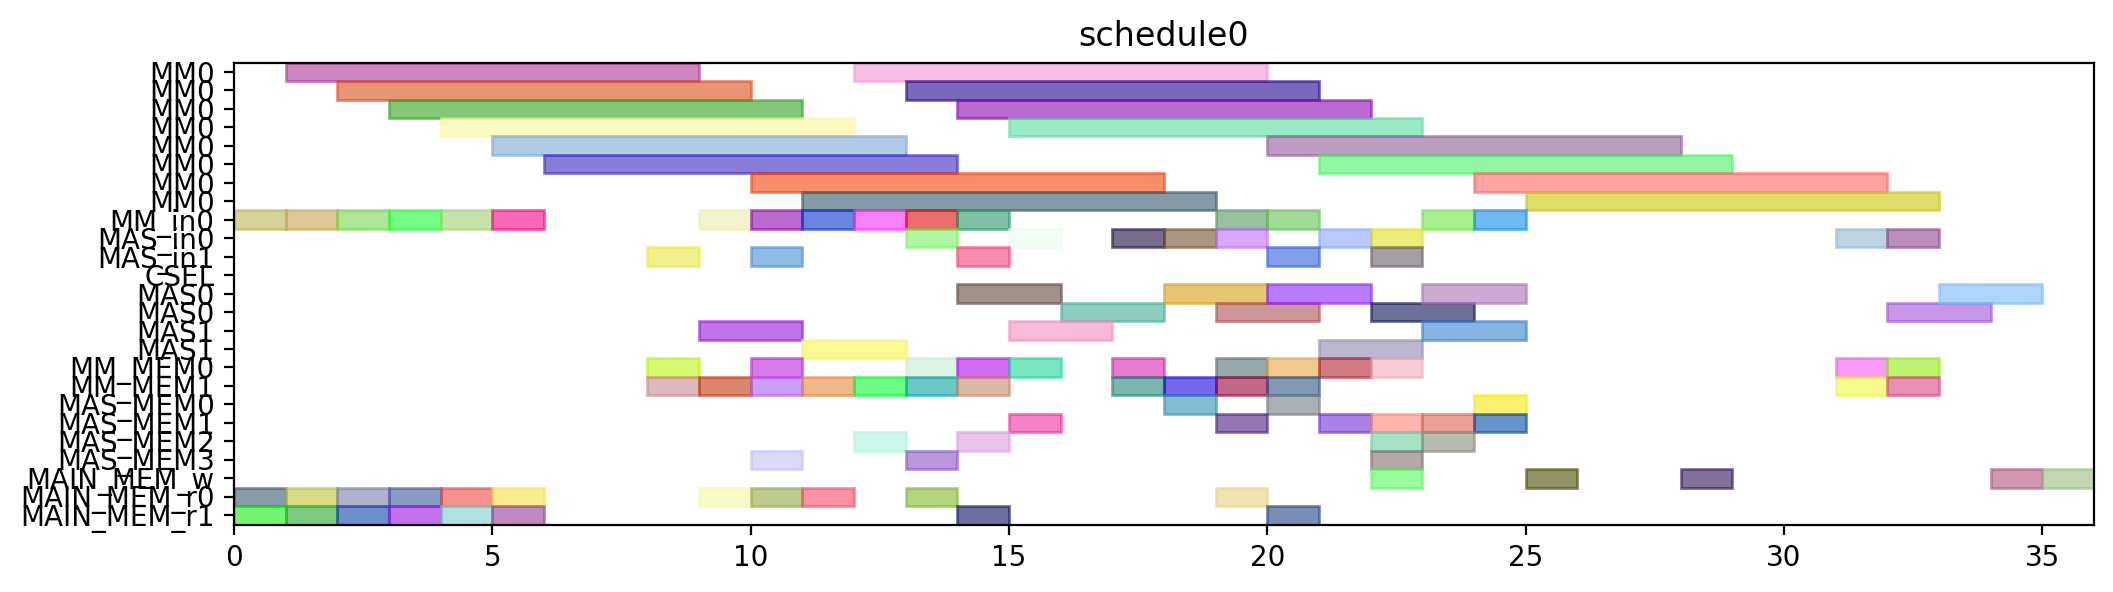

Reproduce this figure in Python.
from pyschedule import Scenario, solvers, plotters, alt


def solve():
	horizon = 120
	S = Scenario("schedule0", horizon=horizon)

	# resource
	MM = S.Resources('MM', num=1, size=8)
	MM_in = S.Resources('MM_in', num=1)
	MAS_in = S.Resources('MAS_in', num=2)
	CSEL = S.Resource('CSEL')
	MAS = S.Resources('MAS', num=2, size=2, periods=range(1, horizon))
	MM_MEM = S.Resources('MM_MEM', num=2)
	MAS_MEM = S.Resources('MAS_MEM', num=4)
	MAIN_MEM_w = S.Resource('MAIN_MEM_w', size=1)
	MAIN_MEM_r = S.Resources('MAIN_MEM_r', num=2)

	# result of previous scheduling

	# new tasks
	t0 = S.Task('t0', length=8, delay_cost=1)
	t0 += alt(MM)
	t0_in = S.Task('t0_in', length=1, delay_cost=1)
	t0_in += alt(MM_in)
	S += t0_in*MM_in[0]<=t0*MM[0]
	t0_mem0 = S.Task('t0_mem0', length=1, delay_cost=1)
	t0_mem0 += MAIN_MEM_r[0]
	S += t0_mem0 <= t0

	t0_mem1 = S.Task('t0_mem1', length=1, delay_cost=1)
	t0_mem1 += MAIN_MEM_r[1]
	S += t0_mem1 <= t0

	t1 = S.Task('t1', length=8, delay_cost=1)
	t1 += alt(MM)
	t1_in = S.Task('t1_in', length=1, delay_cost=1)
	t1_in += alt(MM_in)
	S += t1_in*MM_in[0]<=t1*MM[0]
	t1_mem0 = S.Task('t1_mem0', length=1, delay_cost=1)
	t1_mem0 += MAIN_MEM_r[0]
	S += t1_mem0 <= t1

	t1_mem1 = S.Task('t1_mem1', length=1, delay_cost=1)
	t1_mem1 += MAIN_MEM_r[1]
	S += t1_mem1 <= t1

	t2 = S.Task('t2', length=8, delay_cost=1)
	t2 += alt(MM)
	t2_in = S.Task('t2_in', length=1, delay_cost=1)
	t2_in += alt(MM_in)
	S += t2_in*MM_in[0]<=t2*MM[0]
	t2_mem0 = S.Task('t2_mem0', length=1, delay_cost=1)
	t2_mem0 += MAIN_MEM_r[0]
	S += t2_mem0 <= t2

	t2_mem1 = S.Task('t2_mem1', length=1, delay_cost=1)
	t2_mem1 += MAIN_MEM_r[1]
	S += t2_mem1 <= t2

	t3 = S.Task('t3', length=8, delay_cost=1)
	t3 += alt(MM)
	t3_in = S.Task('t3_in', length=1, delay_cost=1)
	t3_in += alt(MM_in)
	S += t3_in*MM_in[0]<=t3*MM[0]
	t3_mem0 = S.Task('t3_mem0', length=1, delay_cost=1)
	t3_mem0 += MAIN_MEM_r[0]
	S += t3_mem0 <= t3

	t3_mem1 = S.Task('t3_mem1', length=1, delay_cost=1)
	t3_mem1 += MAIN_MEM_r[1]
	S += t3_mem1 <= t3

	t5 = S.Task('t5', length=8, delay_cost=1)
	t5 += alt(MM)
	t5_in = S.Task('t5_in', length=1, delay_cost=1)
	t5_in += alt(MM_in)
	S += t5_in*MM_in[0]<=t5*MM[0]
	t5_mem0 = S.Task('t5_mem0', length=1, delay_cost=1)
	t5_mem0 += MAIN_MEM_r[0]
	S += t5_mem0 <= t5

	t5_mem1 = S.Task('t5_mem1', length=1, delay_cost=1)
	t5_mem1 += MAIN_MEM_r[1]
	S += t5_mem1 <= t5

	t23 = S.Task('t23', length=8, delay_cost=1)
	t23 += alt(MM)
	t23_in = S.Task('t23_in', length=1, delay_cost=1)
	t23_in += alt(MM_in)
	S += t23_in*MM_in[0]<=t23*MM[0]
	t23_mem0 = S.Task('t23_mem0', length=1, delay_cost=1)
	t23_mem0 += MAIN_MEM_r[0]
	S += t23_mem0 <= t23

	t23_mem1 = S.Task('t23_mem1', length=1, delay_cost=1)
	t23_mem1 += MAIN_MEM_r[1]
	S += t23_mem1 <= t23

	t4 = S.Task('t4', length=2, delay_cost=1)
	t4 += alt(MAS)
	t4_in = S.Task('t4_in', length=1, delay_cost=1)
	t4_in += alt(MAS_in)
	S += t4_in*MAS_in[0]<=t4*MAS[0]

	S += t4_in*MAS_in[1]<=t4*MAS[1]

	t4_mem0 = S.Task('t4_mem0', length=1, delay_cost=1)
	t4_mem0 += alt(MM_MEM)
	S += (t3*MM[0])-1 < t4_mem0*MM_MEM[0]
	S += t4_mem0 <= t4

	t4_mem1 = S.Task('t4_mem1', length=1, delay_cost=1)
	t4_mem1 += alt(MM_MEM)
	S += (t3*MM[0])-1 < t4_mem1*MM_MEM[1]
	S += t4_mem1 <= t4

	t6 = S.Task('t6', length=2, delay_cost=1)
	t6 += alt(MAS)
	t6_in = S.Task('t6_in', length=1, delay_cost=1)
	t6_in += alt(MAS_in)
	S += t6_in*MAS_in[0]<=t6*MAS[0]

	S += t6_in*MAS_in[1]<=t6*MAS[1]

	t6_mem0 = S.Task('t6_mem0', length=1, delay_cost=1)
	t6_mem0 += alt(MM_MEM)
	S += (t5*MM[0])-1 < t6_mem0*MM_MEM[0]
	S += t6_mem0 <= t6

	t6_mem1 = S.Task('t6_mem1', length=1, delay_cost=1)
	t6_mem1 += alt(MM_MEM)
	S += (t5*MM[0])-1 < t6_mem1*MM_MEM[1]
	S += t6_mem1 <= t6

	t8 = S.Task('t8', length=8, delay_cost=1)
	t8 += alt(MM)
	t8_in = S.Task('t8_in', length=1, delay_cost=1)
	t8_in += alt(MM_in)
	S += t8_in*MM_in[0]<=t8*MM[0]
	t8_mem0 = S.Task('t8_mem0', length=1, delay_cost=1)
	t8_mem0 += MAIN_MEM_r[0]
	S += t8_mem0 <= t8

	t8_mem1 = S.Task('t8_mem1', length=1, delay_cost=1)
	t8_mem1 += alt(MM_MEM)
	S += (t2*MM[0])-1 < t8_mem1*MM_MEM[1]
	S += t8_mem1 <= t8

	t15 = S.Task('t15', length=8, delay_cost=1)
	t15 += alt(MM)
	t15_in = S.Task('t15_in', length=1, delay_cost=1)
	t15_in += alt(MM_in)
	S += t15_in*MM_in[0]<=t15*MM[0]
	t15_mem0 = S.Task('t15_mem0', length=1, delay_cost=1)
	t15_mem0 += MAIN_MEM_r[0]
	S += t15_mem0 <= t15

	t15_mem1 = S.Task('t15_mem1', length=1, delay_cost=1)
	t15_mem1 += alt(MM_MEM)
	S += (t2*MM[0])-1 < t15_mem1*MM_MEM[1]
	S += t15_mem1 <= t15

	t19 = S.Task('t19', length=2, delay_cost=1)
	t19 += alt(MAS)
	t19_in = S.Task('t19_in', length=1, delay_cost=1)
	t19_in += alt(MAS_in)
	S += t19_in*MAS_in[0]<=t19*MAS[0]

	S += t19_in*MAS_in[1]<=t19*MAS[1]

	t19_mem0 = S.Task('t19_mem0', length=1, delay_cost=1)
	t19_mem0 += alt(MM_MEM)
	S += (t0*MM[0])-1 < t19_mem0*MM_MEM[0]
	S += t19_mem0 <= t19

	t19_mem1 = S.Task('t19_mem1', length=1, delay_cost=1)
	t19_mem1 += alt(MM_MEM)
	S += (t0*MM[0])-1 < t19_mem1*MM_MEM[1]
	S += t19_mem1 <= t19

	t24 = S.Task('t24', length=2, delay_cost=1)
	t24 += alt(MAS)
	t24_in = S.Task('t24_in', length=1, delay_cost=1)
	t24_in += alt(MAS_in)
	S += t24_in*MAS_in[0]<=t24*MAS[0]

	S += t24_in*MAS_in[1]<=t24*MAS[1]

	t24_mem0 = S.Task('t24_mem0', length=1, delay_cost=1)
	t24_mem0 += alt(MM_MEM)
	S += (t23*MM[0])-1 < t24_mem0*MM_MEM[0]
	S += t24_mem0 <= t24

	t24_mem1 = S.Task('t24_mem1', length=1, delay_cost=1)
	t24_mem1 += alt(MM_MEM)
	S += (t23*MM[0])-1 < t24_mem1*MM_MEM[1]
	S += t24_mem1 <= t24

	t7 = S.Task('t7', length=8, delay_cost=1)
	t7 += alt(MM)
	t7_in = S.Task('t7_in', length=1, delay_cost=1)
	t7_in += alt(MM_in)
	S += t7_in*MM_in[0]<=t7*MM[0]
	t7_mem0 = S.Task('t7_mem0', length=1, delay_cost=1)
	t7_mem0 += MAIN_MEM_r[0]
	S += t7_mem0 <= t7

	t7_mem1 = S.Task('t7_mem1', length=1, delay_cost=1)
	t7_mem1 += alt(MAS_MEM)
	S += (t6*MAS[0])-1 < t7_mem1*MAS_MEM[1]
	S += (t6*MAS[1])-1 < t7_mem1*MAS_MEM[3]
	S += t7_mem1 <= t7

	t14 = S.Task('t14', length=8, delay_cost=1)
	t14 += alt(MM)
	t14_in = S.Task('t14_in', length=1, delay_cost=1)
	t14_in += alt(MM_in)
	S += t14_in*MM_in[0]<=t14*MM[0]
	S += 0<t14

	t14_w = S.Task('t14_w', length=1, delay_cost=1)
	t14_w += alt(MAIN_MEM_w)
	S += t14 <= t14_w

	t14_mem0 = S.Task('t14_mem0', length=1, delay_cost=1)
	t14_mem0 += MAIN_MEM_r[0]
	S += t14_mem0 <= t14

	t14_mem1 = S.Task('t14_mem1', length=1, delay_cost=1)
	t14_mem1 += alt(MAS_MEM)
	S += (t6*MAS[0])-1 < t14_mem1*MAS_MEM[1]
	S += (t6*MAS[1])-1 < t14_mem1*MAS_MEM[3]
	S += t14_mem1 <= t14

	t16 = S.Task('t16', length=2, delay_cost=1)
	t16 += alt(MAS)
	t16_in = S.Task('t16_in', length=1, delay_cost=1)
	t16_in += alt(MAS_in)
	S += t16_in*MAS_in[0]<=t16*MAS[0]

	S += t16_in*MAS_in[1]<=t16*MAS[1]

	t16_mem0 = S.Task('t16_mem0', length=1, delay_cost=1)
	t16_mem0 += alt(MM_MEM)
	S += (t0*MM[0])-1 < t16_mem0*MM_MEM[0]
	S += t16_mem0 <= t16

	t16_mem1 = S.Task('t16_mem1', length=1, delay_cost=1)
	t16_mem1 += alt(MM_MEM)
	S += (t15*MM[0])-1 < t16_mem1*MM_MEM[1]
	S += t16_mem1 <= t16

	t20 = S.Task('t20', length=2, delay_cost=1)
	t20 += alt(MAS)
	t20_in = S.Task('t20_in', length=1, delay_cost=1)
	t20_in += alt(MAS_in)
	S += t20_in*MAS_in[0]<=t20*MAS[0]

	S += t20_in*MAS_in[1]<=t20*MAS[1]

	t20_mem0 = S.Task('t20_mem0', length=1, delay_cost=1)
	t20_mem0 += alt(MM_MEM)
	S += (t0*MM[0])-1 < t20_mem0*MM_MEM[0]
	S += t20_mem0 <= t20

	t20_mem1 = S.Task('t20_mem1', length=1, delay_cost=1)
	t20_mem1 += alt(MAS_MEM)
	S += (t19*MAS[0])-1 < t20_mem1*MAS_MEM[1]
	S += (t19*MAS[1])-1 < t20_mem1*MAS_MEM[3]
	S += t20_mem1 <= t20

	t25 = S.Task('t25', length=8, delay_cost=1)
	t25 += alt(MM)
	t25_in = S.Task('t25_in', length=1, delay_cost=1)
	t25_in += alt(MM_in)
	S += t25_in*MM_in[0]<=t25*MM[0]
	t25_mem0 = S.Task('t25_mem0', length=1, delay_cost=1)
	t25_mem0 += alt(MAS_MEM)
	S += (t24*MAS[0])-1 < t25_mem0*MAS_MEM[0]
	S += (t24*MAS[1])-1 < t25_mem0*MAS_MEM[2]
	S += t25_mem0 <= t25

	t25_mem1 = S.Task('t25_mem1', length=1, delay_cost=1)
	t25_mem1 += MAIN_MEM_r[1]
	S += t25_mem1 <= t25

	t26 = S.Task('t26', length=8, delay_cost=1)
	t26 += alt(MM)
	t26_in = S.Task('t26_in', length=1, delay_cost=1)
	t26_in += alt(MM_in)
	S += t26_in*MM_in[0]<=t26*MM[0]
	t26_mem0 = S.Task('t26_mem0', length=1, delay_cost=1)
	t26_mem0 += alt(MAS_MEM)
	S += (t24*MAS[0])-1 < t26_mem0*MAS_MEM[0]
	S += (t24*MAS[1])-1 < t26_mem0*MAS_MEM[2]
	S += t26_mem0 <= t26

	t26_mem1 = S.Task('t26_mem1', length=1, delay_cost=1)
	t26_mem1 += alt(MM_MEM)
	S += (t1*MM[0])-1 < t26_mem1*MM_MEM[1]
	S += t26_mem1 <= t26

	t9 = S.Task('t9', length=2, delay_cost=1)
	t9 += alt(MAS)
	t9_in = S.Task('t9_in', length=1, delay_cost=1)
	t9_in += alt(MAS_in)
	S += t9_in*MAS_in[0]<=t9*MAS[0]

	S += t9_in*MAS_in[1]<=t9*MAS[1]

	t9_mem0 = S.Task('t9_mem0', length=1, delay_cost=1)
	t9_mem0 += alt(MM_MEM)
	S += (t7*MM[0])-1 < t9_mem0*MM_MEM[0]
	S += t9_mem0 <= t9

	t9_mem1 = S.Task('t9_mem1', length=1, delay_cost=1)
	t9_mem1 += alt(MM_MEM)
	S += (t8*MM[0])-1 < t9_mem1*MM_MEM[1]
	S += t9_mem1 <= t9

	t17 = S.Task('t17', length=8, delay_cost=1)
	t17 += alt(MM)
	t17_in = S.Task('t17_in', length=1, delay_cost=1)
	t17_in += alt(MM_in)
	S += t17_in*MM_in[0]<=t17*MM[0]
	S += 0<t17

	t17_w = S.Task('t17_w', length=1, delay_cost=1)
	t17_w += alt(MAIN_MEM_w)
	S += t17 <= t17_w

	t17_mem0 = S.Task('t17_mem0', length=1, delay_cost=1)
	t17_mem0 += MAIN_MEM_r[0]
	S += t17_mem0 <= t17

	t17_mem1 = S.Task('t17_mem1', length=1, delay_cost=1)
	t17_mem1 += alt(MAS_MEM)
	S += (t16*MAS[0])-1 < t17_mem1*MAS_MEM[1]
	S += (t16*MAS[1])-1 < t17_mem1*MAS_MEM[3]
	S += t17_mem1 <= t17

	t21 = S.Task('t21', length=2, delay_cost=1)
	t21 += alt(MAS)
	t21_in = S.Task('t21_in', length=1, delay_cost=1)
	t21_in += alt(MAS_in)
	S += t21_in*MAS_in[0]<=t21*MAS[0]

	S += t21_in*MAS_in[1]<=t21*MAS[1]

	t21_mem0 = S.Task('t21_mem0', length=1, delay_cost=1)
	t21_mem0 += alt(MAS_MEM)
	S += (t20*MAS[0])-1 < t21_mem0*MAS_MEM[0]
	S += (t20*MAS[1])-1 < t21_mem0*MAS_MEM[2]
	S += t21_mem0 <= t21

	t21_mem1 = S.Task('t21_mem1', length=1, delay_cost=1)
	t21_mem1 += alt(MM_MEM)
	S += (t15*MM[0])-1 < t21_mem1*MM_MEM[1]
	S += t21_mem1 <= t21

	t27 = S.Task('t27', length=2, delay_cost=1)
	t27 += alt(MAS)
	t27_in = S.Task('t27_in', length=1, delay_cost=1)
	t27_in += alt(MAS_in)
	S += t27_in*MAS_in[0]<=t27*MAS[0]

	S += t27_in*MAS_in[1]<=t27*MAS[1]

	t27_mem0 = S.Task('t27_mem0', length=1, delay_cost=1)
	t27_mem0 += alt(MM_MEM)
	S += (t26*MM[0])-1 < t27_mem0*MM_MEM[0]
	S += t27_mem0 <= t27

	t27_mem1 = S.Task('t27_mem1', length=1, delay_cost=1)
	t27_mem1 += alt(MM_MEM)
	S += (t26*MM[0])-1 < t27_mem1*MM_MEM[1]
	S += t27_mem1 <= t27

	t10 = S.Task('t10', length=2, delay_cost=1)
	t10 += alt(MAS)
	t10_in = S.Task('t10_in', length=1, delay_cost=1)
	t10_in += alt(MAS_in)
	S += t10_in*MAS_in[0]<=t10*MAS[0]

	S += t10_in*MAS_in[1]<=t10*MAS[1]

	t10_mem0 = S.Task('t10_mem0', length=1, delay_cost=1)
	t10_mem0 += alt(MM_MEM)
	S += (t1*MM[0])-1 < t10_mem0*MM_MEM[0]
	S += t10_mem0 <= t10

	t10_mem1 = S.Task('t10_mem1', length=1, delay_cost=1)
	t10_mem1 += alt(MAS_MEM)
	S += (t9*MAS[0])-1 < t10_mem1*MAS_MEM[1]
	S += (t9*MAS[1])-1 < t10_mem1*MAS_MEM[3]
	S += t10_mem1 <= t10

	t11 = S.Task('t11', length=2, delay_cost=1)
	t11 += alt(MAS)
	t11_in = S.Task('t11_in', length=1, delay_cost=1)
	t11_in += alt(MAS_in)
	S += t11_in*MAS_in[0]<=t11*MAS[0]

	S += t11_in*MAS_in[1]<=t11*MAS[1]

	t11_mem0 = S.Task('t11_mem0', length=1, delay_cost=1)
	t11_mem0 += alt(MM_MEM)
	S += (t1*MM[0])-1 < t11_mem0*MM_MEM[0]
	S += t11_mem0 <= t11

	t11_mem1 = S.Task('t11_mem1', length=1, delay_cost=1)
	t11_mem1 += alt(MAS_MEM)
	S += (t9*MAS[0])-1 < t11_mem1*MAS_MEM[1]
	S += (t9*MAS[1])-1 < t11_mem1*MAS_MEM[3]
	S += t11_mem1 <= t11

	t22 = S.Task('t22', length=8, delay_cost=1)
	t22 += alt(MM)
	t22_in = S.Task('t22_in', length=1, delay_cost=1)
	t22_in += alt(MM_in)
	S += t22_in*MM_in[0]<=t22*MM[0]
	t22_mem0 = S.Task('t22_mem0', length=1, delay_cost=1)
	t22_mem0 += alt(MAS_MEM)
	S += (t21*MAS[0])-1 < t22_mem0*MAS_MEM[0]
	S += (t21*MAS[1])-1 < t22_mem0*MAS_MEM[2]
	S += t22_mem0 <= t22

	t22_mem1 = S.Task('t22_mem1', length=1, delay_cost=1)
	t22_mem1 += MAIN_MEM_r[1]
	S += t22_mem1 <= t22

	new_PZ = S.Task('new_PZ', length=2, delay_cost=1)
	new_PZ += alt(MAS)
	new_PZ_in = S.Task('new_PZ_in', length=1, delay_cost=1)
	new_PZ_in += alt(MAS_in)
	S += new_PZ_in*MAS_in[0]<=new_PZ*MAS[0]

	S += new_PZ_in*MAS_in[1]<=new_PZ*MAS[1]

	S += 0<new_PZ

	new_PZ_w = S.Task('new_PZ_w', length=1, delay_cost=1)
	new_PZ_w += alt(MAIN_MEM_w)
	S += new_PZ <= new_PZ_w

	new_PZ_mem0 = S.Task('new_PZ_mem0', length=1, delay_cost=1)
	new_PZ_mem0 += alt(MAS_MEM)
	S += (t27*MAS[0])-1 < new_PZ_mem0*MAS_MEM[0]
	S += (t27*MAS[1])-1 < new_PZ_mem0*MAS_MEM[2]
	S += new_PZ_mem0 <= new_PZ

	new_PZ_mem1 = S.Task('new_PZ_mem1', length=1, delay_cost=1)
	new_PZ_mem1 += alt(MAS_MEM)
	S += (t27*MAS[0])-1 < new_PZ_mem1*MAS_MEM[1]
	S += (t27*MAS[1])-1 < new_PZ_mem1*MAS_MEM[3]
	S += new_PZ_mem1 <= new_PZ

	t12 = S.Task('t12', length=8, delay_cost=1)
	t12 += alt(MM)
	t12_in = S.Task('t12_in', length=1, delay_cost=1)
	t12_in += alt(MM_in)
	S += t12_in*MM_in[0]<=t12*MM[0]
	t12_mem0 = S.Task('t12_mem0', length=1, delay_cost=1)
	t12_mem0 += alt(MAS_MEM)
	S += (t10*MAS[0])-1 < t12_mem0*MAS_MEM[0]
	S += (t10*MAS[1])-1 < t12_mem0*MAS_MEM[2]
	S += t12_mem0 <= t12

	t12_mem1 = S.Task('t12_mem1', length=1, delay_cost=1)
	t12_mem1 += alt(MAS_MEM)
	S += (t11*MAS[0])-1 < t12_mem1*MAS_MEM[1]
	S += (t11*MAS[1])-1 < t12_mem1*MAS_MEM[3]
	S += t12_mem1 <= t12

	t13 = S.Task('t13', length=8, delay_cost=1)
	t13 += alt(MM)
	t13_in = S.Task('t13_in', length=1, delay_cost=1)
	t13_in += alt(MM_in)
	S += t13_in*MM_in[0]<=t13*MM[0]
	t13_mem0 = S.Task('t13_mem0', length=1, delay_cost=1)
	t13_mem0 += alt(MAS_MEM)
	S += (t4*MAS[0])-1 < t13_mem0*MAS_MEM[0]
	S += (t4*MAS[1])-1 < t13_mem0*MAS_MEM[2]
	S += t13_mem0 <= t13

	t13_mem1 = S.Task('t13_mem1', length=1, delay_cost=1)
	t13_mem1 += alt(MAS_MEM)
	S += (t10*MAS[0])-1 < t13_mem1*MAS_MEM[1]
	S += (t10*MAS[1])-1 < t13_mem1*MAS_MEM[3]
	S += t13_mem1 <= t13

	new_PY = S.Task('new_PY', length=2, delay_cost=1)
	new_PY += alt(MAS)
	new_PY_in = S.Task('new_PY_in', length=1, delay_cost=1)
	new_PY_in += alt(MAS_in)
	S += new_PY_in*MAS_in[0]<=new_PY*MAS[0]

	S += new_PY_in*MAS_in[1]<=new_PY*MAS[1]

	S += 0<new_PY

	new_PY_w = S.Task('new_PY_w', length=1, delay_cost=1)
	new_PY_w += alt(MAIN_MEM_w)
	S += new_PY <= new_PY_w

	new_PY_mem0 = S.Task('new_PY_mem0', length=1, delay_cost=1)
	new_PY_mem0 += alt(MM_MEM)
	S += (t12*MM[0])-1 < new_PY_mem0*MM_MEM[0]
	S += new_PY_mem0 <= new_PY

	new_PY_mem1 = S.Task('new_PY_mem1', length=1, delay_cost=1)
	new_PY_mem1 += alt(MM_MEM)
	S += (t22*MM[0])-1 < new_PY_mem1*MM_MEM[1]
	S += new_PY_mem1 <= new_PY

	new_PX = S.Task('new_PX', length=2, delay_cost=1)
	new_PX += alt(MAS)
	new_PX_in = S.Task('new_PX_in', length=1, delay_cost=1)
	new_PX_in += alt(MAS_in)
	S += new_PX_in*MAS_in[0]<=new_PX*MAS[0]

	S += new_PX_in*MAS_in[1]<=new_PX*MAS[1]

	S += 0<new_PX

	new_PX_w = S.Task('new_PX_w', length=1, delay_cost=1)
	new_PX_w += alt(MAIN_MEM_w)
	S += new_PX <= new_PX_w

	new_PX_mem0 = S.Task('new_PX_mem0', length=1, delay_cost=1)
	new_PX_mem0 += alt(MM_MEM)
	S += (t13*MM[0])-1 < new_PX_mem0*MM_MEM[0]
	S += new_PX_mem0 <= new_PX

	new_PX_mem1 = S.Task('new_PX_mem1', length=1, delay_cost=1)
	new_PX_mem1 += alt(MM_MEM)
	S += (t25*MM[0])-1 < new_PX_mem1*MM_MEM[1]
	S += new_PX_mem1 <= new_PX

	solvers.mip.solve(S,msg=1,kind='CPLEX',ratio_gap=1.01)

	solution = [['hoge']*len(S.solution()[1]) for i in range(len(S.solution()))]
	for i in range(len(S.solution())):
		for j in range(len(S.solution()[i])):
			solution[i][j]=str(S.solution()[i][j])
	print(solution)

	cycles = int(solution[-1][3])

	pic_file_name = "/mnt/rose/usr1/fukuda/ABE/multiRAM_multiMAS_16mux/scheduling_result/stage8MM1_stage2MAS2/EP_DBL_A_ANY/schedule0.png"
	if(S.solution() != []):
		plotters.matplotlib.plot(S,img_filename=pic_file_name, show_task_labels=False, fig_size=(cycles*0.25+3, 3))

	return solution
